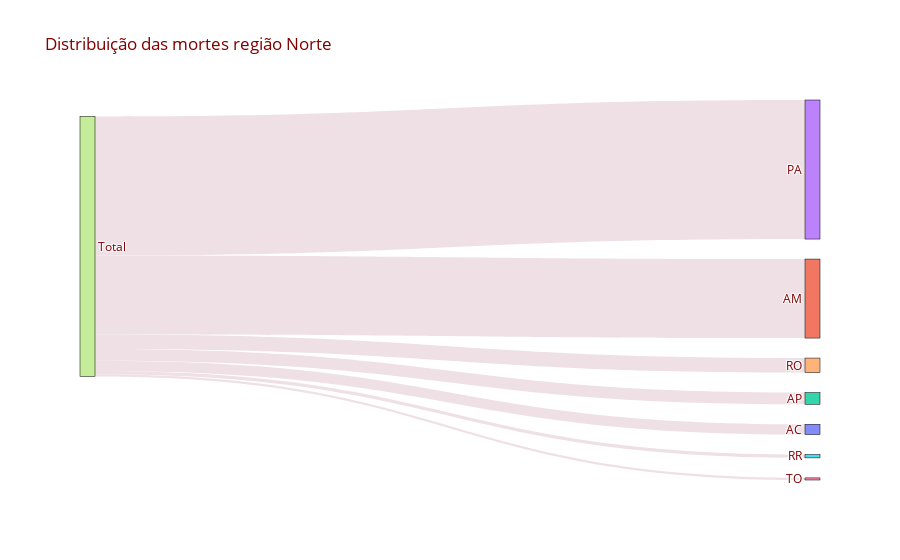

The notebook cell this image was saved under:
### Markdown cell above
## Sankey Diagram

Diagrama de Sankey mostra o fluxo de uma quantidade para outra quantidade. É muito utilizado, por exemplo, para visualizar pra onde vai o dinheiro do nosso salário (orçamentos).

O diagrama de sankey abaixo o fluxo de distribuição de mortes por covid por estado

### Code cell
import plotly.graph_objects as go
label = ["AC", "AM", "AP", "PA", "RO", "RR","TO", "Total"]  #total nodes involved in the graph

#deaths number by state (most recent number is max)
am = df_norte[df_norte.state == 'AM'].deaths.max()
ap = df_norte[df_norte.state == 'AP'].deaths.max()
ac = df_norte[df_norte.state == 'AC'].deaths.max()
ro = df_norte[df_norte.state == 'RO'].deaths.max()
rr = df_norte[df_norte.state == 'RR'].deaths.max()
to = df_norte[df_norte.state == 'TO'].deaths.max()
pa = df_norte[df_norte.state == 'PA'].deaths.max()
total = am + ap + ac + ro + rr + to + pa

#creating a sankey diagram using plotly
fig = go.Figure(data=[go.Sankey(       
    node = dict(            #editing properties of the node
      thickness = 15,
      line = dict(color = "black"),
      label = ["AC", "AM", "AP", "PA", "RO", "RR","TO", "Total"],
    ),
    #editing properties of the connecting link
    link = dict(               
      source = [7, 7, 7, 7, 7, 7, 7],  #source nodes
      target = [0, 1, 2, 3, 4, 5, 6],   #target node
      value = [ac, am, ap, pa, ro, rr, to, total],  #value of the links
      color = '#eee0e5'
  ))])

#setting figure title and font style
fig.update_layout(title_text="Distribuição das mortes região Norte", font=dict(size = 12, color = 'maroon'),paper_bgcolor='white')
fig.show()

### Figure 1 — Plotly figure (JSON) as saved in the notebook; plotly's stock layout.template omitted (floating-point values rounded to 4 significant figures)
{"data": [{"link": {"color": "#eee0e5", "source": [7, 7, 7, 7, 7, 7, 7], "target": [0, 1, 2, 3, 4, 5, 6], "value": [370, 2843, 420, 5004, 523, 120, 76, 9356]}, "node": {"label": ["AC", "AM", "AP", "PA", "RO", "RR", "TO", "Total"], "line": {"color": "black"}, "thickness": 15}, "type": "sankey"}], "layout": {"font": {"color": "maroon", "size": 12}, "paper_bgcolor": "white", "title": {"text": "Distribuição das mortes região Norte"}}}
